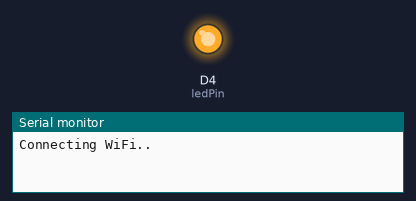
The sketch below on a simulated ESP8266 (NodeMCU). Shown: output pins drawn as LEDs (lit = HIGH), the last lines printed to the serial monitor. WiFi joins after 1.5 s; servers stay silent unless stated; the local clock reads 2024-03-15 10:24:30 at power-on unless the sketch sets it.

Above: at 0.1 s.
At 1.6 s:
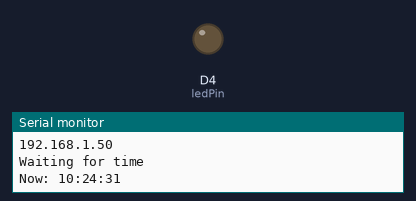
Timing chart, 0 to 3.1 s (numbered marks = the images above):
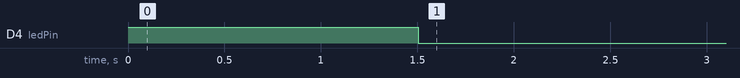

The sketch:

ws09_NTP_sync.ino
```cpp
#include <ESP8266WiFiMulti.h>
#include <time.h>

ESP8266WiFiMulti wifiMulti;

// Config time
int timezone = 7;

char ntp_server1[20] = "2.th.pool.ntp.org";
char ntp_server2[20] = "time.navy.mi.th";
char ntp_server3[20] = "time.uni.net.th";

int dst = 0;

const int ledPin = D4; // GPIO13

void setup() {
  pinMode(ledPin, OUTPUT);
  digitalWrite(ledPin, HIGH); // kob

  wifiMulti.addAP("NK-Sprint", "apex1111");
  wifiMulti.addAP("esp8266", "12345678");
  Serial.begin(115200);

  Serial.println("Connecting WiFi..");
  while (wifiMulti.run() != WL_CONNECTED) {
     Serial.print(".");
     delay(500);
  }
  digitalWrite(ledPin, LOW);
  Serial.println("WiFi connected ");
  Serial.println(WiFi.localIP());

  configTime(timezone * 3600, dst, ntp_server1, ntp_server2, ntp_server3);
//  configTime(timezone * 3600, dst, ntp_server1, ntp_server2);
  Serial.println("Waiting for time");
  while (!time(nullptr)) {
    Serial.print(">");
    delay(500);
  }

}

String strTimeNow() {
  time_t now = time(nullptr);
  struct tm* tnow = localtime(&now);
  String tmpStr = "";
  tmpStr += String(tnow->tm_hour);
  tmpStr += ":";
  tmpStr += String(tnow->tm_min);
  tmpStr += ":";
  tmpStr += String(tnow->tm_sec);
  return tmpStr;
}

void loop() {
//  Serial.println(strTimeNow());
  String timenow = strTimeNow();

    // do what you want
  Serial.print("\nNow: ");
  Serial.println(timenow);

  delay(10000);
}
```
